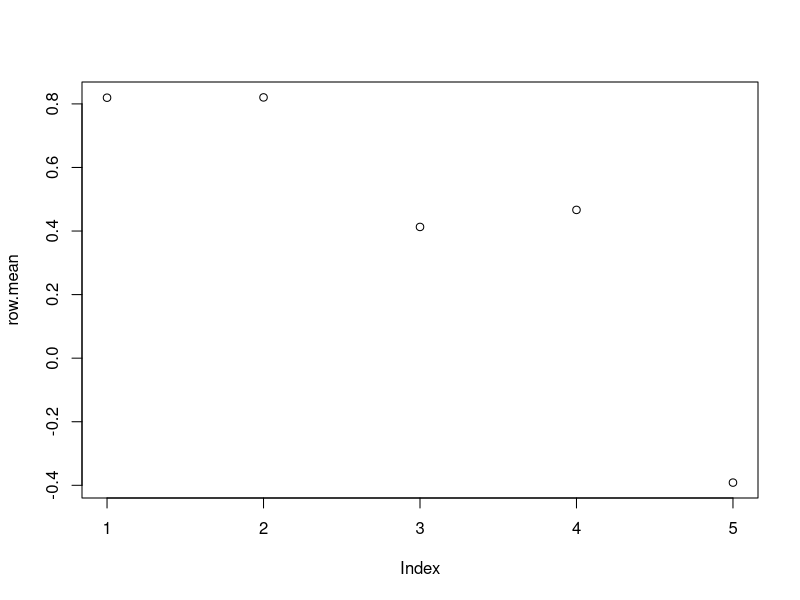
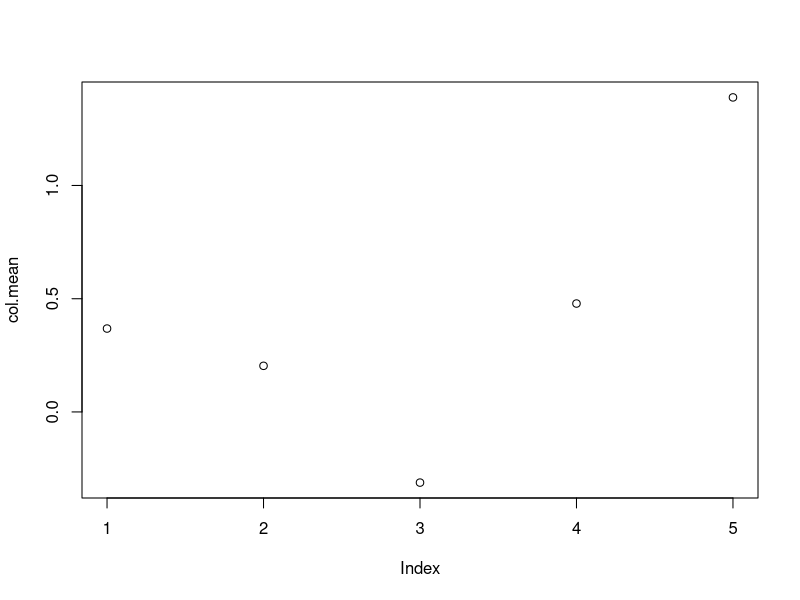
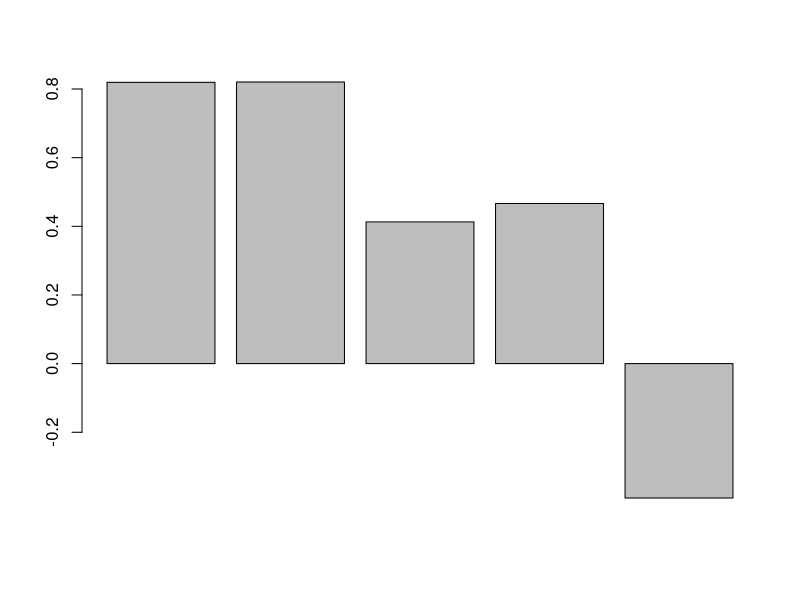
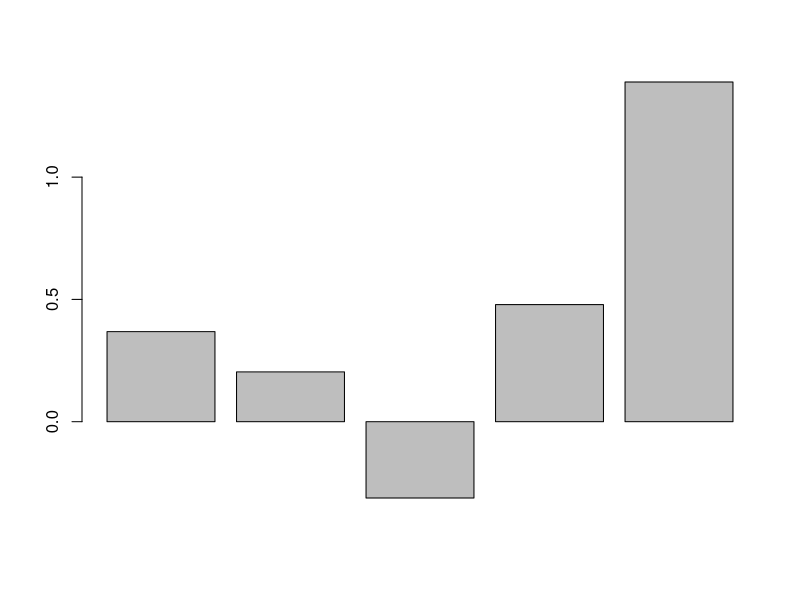

Write the R code that produced these figures, in order. (Note: this script raises an error after producing the figures.)
# R tasks for Michael Finnegan's candicacy for the statitician/econometrician position at AIR.
# Tasks 1 through 5 are included in this script. Task 6 is in a seperate script in order to
# smoothly run the Shiny app.

# Task 1: create likelihood function for given pdf
likelihood <-function(theta,b){ 
  n <- 20       # declare value of n
  L <- 1/(1+exp(-((n*theta)-sum(b))))
  return(L)
}

# Task 2: test my likelihood function
theta <- 0    # set value of theta to 0
set.seed(12345)   #set seed to '12345' for sake of reproducibility
b <- runif(20, min = -4, max = 4)   # construct vector b from the uniform distribution

likelihood(theta,b)     # test likelihood function

# Task 3: create square matrix from normal distribution
sq.mtx <- matrix(rnorm(5*5,mean=0,sd=1), nrow=5, ncol=5) 
sq.mtx

# Task 4: compute column and row means
row.mean <- rowMeans(sq.mtx)   # similar to the apply function
row.mean                       
col.mean <- colMeans(sq.mtx)
col.mean

# Task 5: plot the vector of means
plot(row.mean)   # most simple plot
plot(col.mean)

barplot(row.mean)    # also simple
barplot(col.mean)

library(ggplot2)
ggplot(df, aes(index)) +      # slightly more advanced plot
  geom_line(aes(y = row.mean, color = "row.mean")) + 
  geom_line(aes(y = col.mean, color = "col.mean"))+
  xlab("Row/Column Number") +
  ylab("Row/Column Mean")+
  ggtitle("Plot of Row and Column Means")

